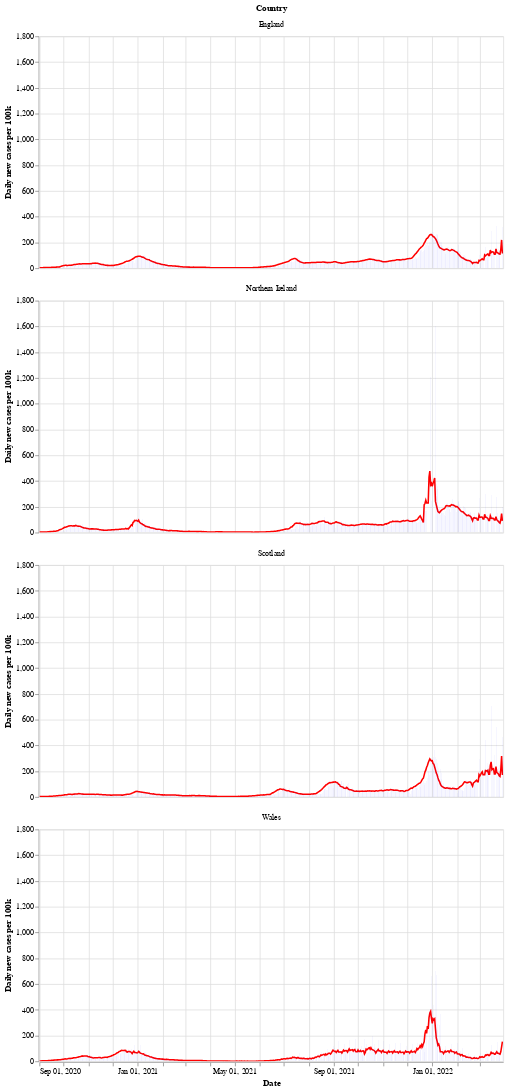

Source (notebook cell):
### Markdown cell above
Next is a bar chart of the number of new cases in each country (per 100k population), with the 7 day moving average of cases. Again we see that Wales saw a longer period of raising and falling cases compared to the other countries.

After a period of cases falling, each nation is now seeing a rise in the number of cases - especially in Wales.

### Code cell
# collapse
bars = alt.Chart(uk_cases).mark_bar().encode(
    x=alt.X("yearmonthdate(date):T", axis=alt.Axis(title='Date')),
    y=alt.Y("newCasesRate:Q", axis=alt.Axis(title='Daily new cases per 100k')),
    tooltip='newCasesRate',
    color=alt.condition(
        alt.datum.dailyChange > 0,
        alt.value("orange"),  # The positive color
        alt.value("blue")  # The negative color
    )
).properties(title='New cases per 100k population with rolling 7 day average', width=600).interactive()
line = alt.Chart(uk_cases).mark_line(
    color='red',
    size=2,
).transform_window(
    rolling_mean='mean(newCasesRate)',
    frame=[0, 7],
    groupby=['areaName']
).encode(
    x='yearmonthdate(date):T',
    y='rolling_mean:Q'
)
alt.layer(line, bars, data=uk_cases).facet(alt.Row('areaName', title='Country'), columns=1)

### Figure 1 — Vega-Lite specification as saved in the notebook (floating-point values rounded to 4 significant figures; data arrays with more than 128 entries replaced by an {"elided": "..."} marker saying what was removed)
{"config": {"view": {"continuousWidth": 400, "continuousHeight": 300}}, "data": {"name": "data-63b8ae382d777bef0db011c663b3cc4e"}, "facet": {"type": "nominal", "field": "areaName", "title": "Country"}, "spec": {"layer": [{"mark": {"type": "line", "color": "red", "size": 2}, "encoding": {"x": {"type": "temporal", "field": "date", "timeUnit": "yearmonthdate"}, "y": {"type": "quantitative", "field": "rolling_mean"}}, "transform": [{"window": [{"op": "mean", "field": "newCasesRate", "as": "rolling_mean"}], "frame": [0, 7], "groupby": ["areaName"]}]}, {"mark": "bar", "encoding": {"color": {"condition": {"value": "orange", "test": "(datum.dailyChange > 0)"}, "value": "blue"}, "tooltip": {"type": "quantitative", "field": "newCasesRate"}, "x": {"type": "temporal", "axis": {"title": "Date"}, "field": "date", "timeUnit": "yearmonthdate"}, "y": {"type": "quantitative", "axis": {"title": "Daily new cases per 100k"}, "field": "newCasesRate"}}, "selection": {"selector002": {"type": "interval", "bind": "scales", "encodings": ["x", "y"]}}, "title": "New cases per 100k population with rolling 7 day average", "width": 600}]}, "columns": 1, "$schema": "https://vega.github.io/schema/vega-lite/v4.8.1.json", "datasets": {"data-63b8ae382d777bef0db011c663b3cc4e": {"elided": "2300 records"}}}
